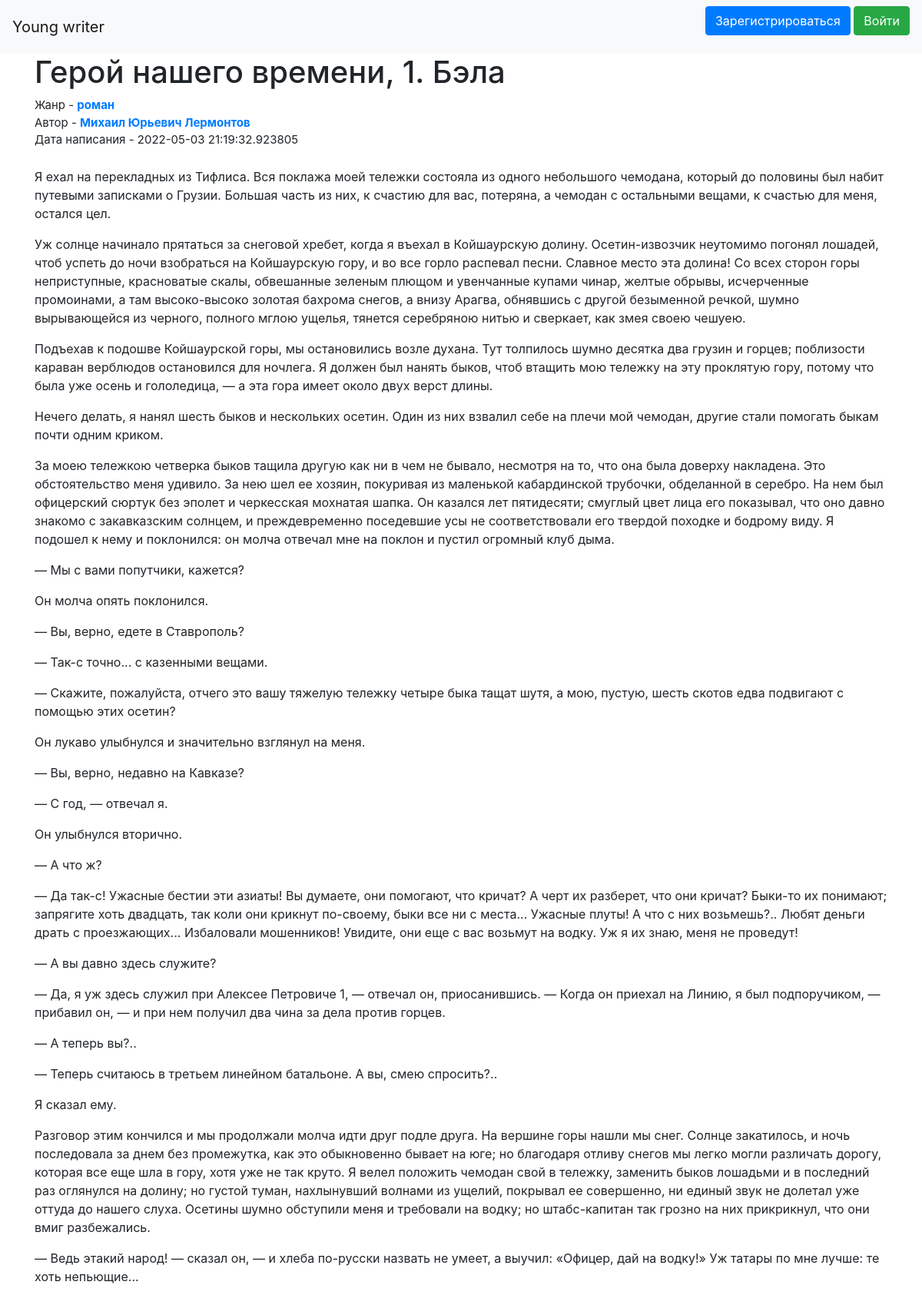
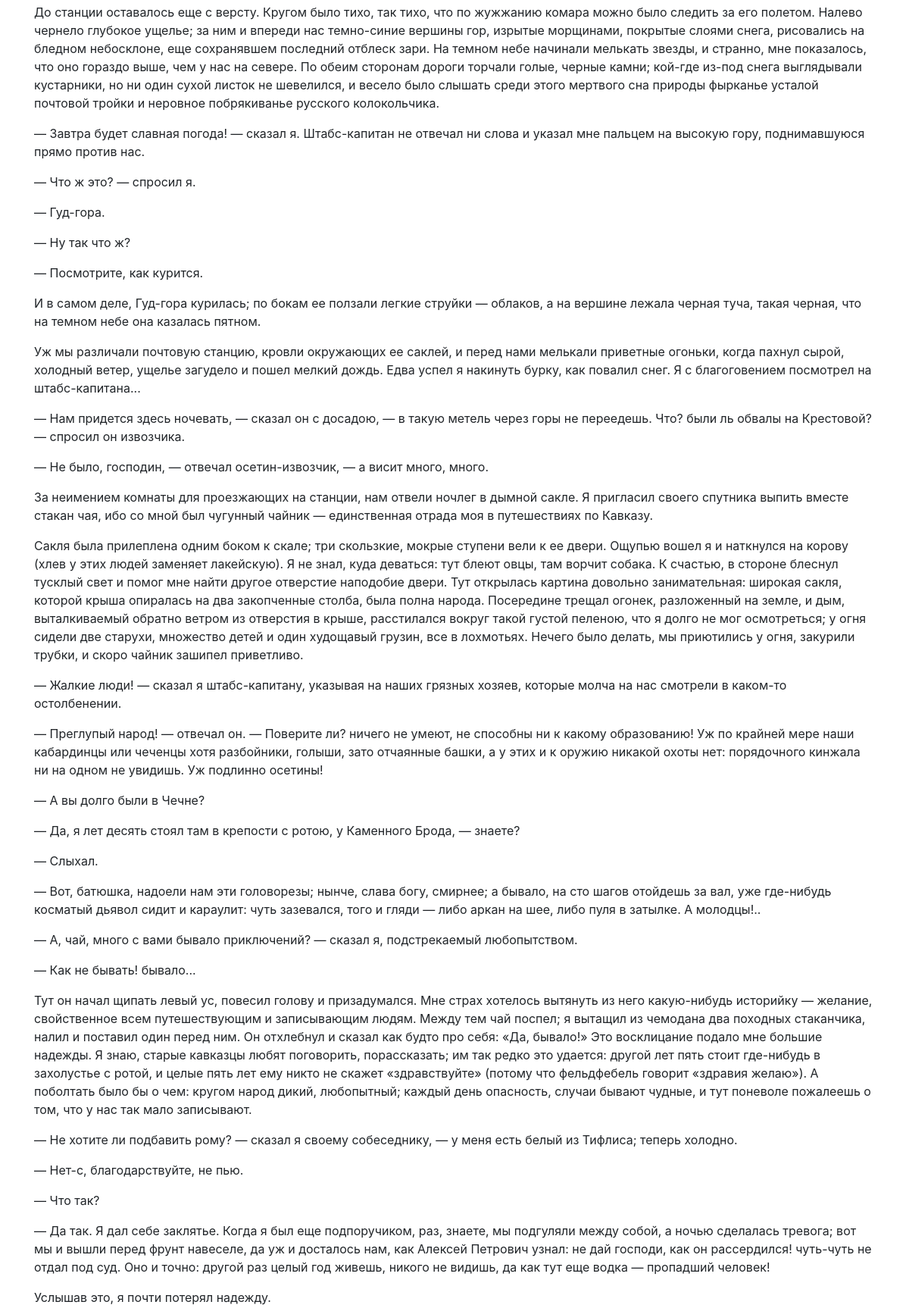
Screenshot of /texts/2 (upper part) with the database file from the repository (2 pictures, top to bottom).
### data/works.py (models this page shows)
class Works(SqlAlchemyBase, SerializerMixin):
    __tablename__ = 'works'
    datetime_format = '%d %B %Y'
    id = sqlalchemy.Column(sqlalchemy.Integer,
                           primary_key=True, autoincrement=True)
    title = sqlalchemy.Column(sqlalchemy.String, nullable=True)
    genre_id = sqlalchemy.Column(sqlalchemy.Integer,
                                sqlalchemy.ForeignKey("genres.id"))
    description = sqlalchemy.Column(sqlalchemy.String, nullable=True)
    content = sqlalchemy.Column(sqlalchemy.String, nullable=True)
    created_date = sqlalchemy.Column(sqlalchemy.DateTime,
                                     default=datetime.datetime.now())
    is_private = sqlalchemy.Column(sqlalchemy.Boolean, default=True)
    user_id = sqlalchemy.Column(sqlalchemy.Integer,
                                sqlalchemy.ForeignKey("users.id"))
    user = orm.relation('User')
    genre = orm.relation('Genre')

### data/genre.py (models this page shows)
class Genre(SqlAlchemyBase, SerializerMixin):
    __tablename__ = 'genres'
    id = sqlalchemy.Column(sqlalchemy.Integer, primary_key=True,
                           autoincrement=True)
    name = sqlalchemy.Column(sqlalchemy.String, nullable=True)
    news = orm.relation("Works", back_populates='genre')

### data/users.py (models this page shows, shortened)
class User(SqlAlchemyBase, UserMixin, SerializerMixin):
    __tablename__ = 'users'
    id = sqlalchemy.Column(sqlalchemy.Integer,
                           primary_key=True, autoincrement=True)
    name = sqlalchemy.Column(sqlalchemy.String, nullable=True)
    about = sqlalchemy.Column(sqlalchemy.String, nullable=True)
    email = sqlalchemy.Column(sqlalchemy.String,
                              index=True, unique=True, nullable=True)
    hashed_password = sqlalchemy.Column(sqlalchemy.String, nullable=True)
    created_date = sqlalchemy.Column(sqlalchemy.DateTime,
                                     default=datetime.datetime.now)
    news = orm.relation("Works", back_populates='user')

### main.py (the view)
@app.route('/texts/<int:work_id>')
def get_work(work_id):
    db_sess = db_session.create_session()
    work = db_sess.query(Works).get(work_id)
    work.content = work.content.split('\r\n')
    return render_template('text.html', work=work)

### data/db_session.py (called while the page is built)
def create_session() -> Session:
    global __factory
    return __factory()

### templates/text.html
{% extends "base.html" %}
{% block content %}
<h1>{{ work.title }}</h1>
<div style="font-size: 15px;">
    Жанр - <a href="/filtered_by_genre/{{ work.genre_id }}"><b>{{work.genre.name}}</b></a><br>
    Автор - <a href="/profile/{{ work.user_id }}"><b>{{work.user.name}}</b><a><br>
    Дата написания - {{work.created_date}}<br>
</div>
<br>
{% for paragraph in work.content %}
    <p style="word-wrap: break-word;">
        {{ paragraph }}
    </p>
{% endfor %}
{% endblock %}

### rows the page displays
Works: title "Герой нашего времени, 1. Бэла", created_date "2022-05-03 21:19:32.923805"
Genre: genre.name "роман"
User: user.name "Михаил Юрьевич Лермонтов"

### other values shown
{{ paragraph }} "Нечего делать, я нанял шесть быков и нескольких осетин. Один из них взвалил себе на плечи мой чемодан, другие стали помогать быкам почти одним криком." "— Мы с вами попутчики, кажется?" "Он молча опять поклонился." "— Вы, верно, едете в Ставрополь?" "— Так-с точно... с казенными вещами." "— Скажите, пожалуйста, отчего это вашу тяжелую тележку четыре быка тащат шутя, а мою, пустую, шесть скотов едва подвигают с помощью этих осетин?" "Он лукаво улыбнулся и значительно взглянул на меня." "— Вы, верно, недавно на Кавказе?" "— С год, — отвечал я." "Он улыбнулся вторично." "— А что ж?" "— А вы давно здесь служите?" "— Да, я уж здесь служил при Алексее Петровиче 1, — отвечал он, приосанившись. — Когда он приехал на Линию, я был подпоручиком, — прибавил он, — и при нем получил два чина за дела против горцев." "— А теперь вы?.." "— Теперь считаюсь в третьем линейном батальоне. А вы, смею спросить?.." "Я сказал ему." "— Ведь этакий народ! — сказал он, — и хлеба по-русски назвать не умеет, а выучил: «Офицер, дай на водку!» Уж татары по мне лучше: те хоть непьющие..." "— Завтра будет славная погода! — сказал я. Штабс-капитан не отвечал ни слова и указал мне пальцем на высокую гору, поднимавшуюся прямо против нас." "— Что ж это? — спросил я." "— Гуд-гора." "— Ну так что ж?" "— Посмотрите, как курится." "И в самом деле, Гуд-гора курилась; по бокам ее ползали легкие струйки — облаков, а на вершине лежала черная туча, такая черная, что на темном небе она казалась пятном." "— Нам придется здесь ночевать, — сказал он с досадою, — в такую метель через горы не переедешь. Что? были ль обвалы на Крестовой? — спросил он извозчика." "— Не было, господин, — отвечал осетин-извозчик, — а висит много, много." "— Жалкие люди! — сказал я штабс-капитану, указывая на наших грязных хозяев, которые молча на нас смотрели в каком-то остолбенении." "— А вы долго были в Чечне?" "— Да, я лет десять стоял там в крепости с ротою, у Каменного Брода, — знаете?" "— Слыхал." "— А, чай, много с вами бывало приключений? — сказал я, подстрекаемый любопытством." "— Как не бывать! бывало..." "— Не хотите ли подбавить рому? — сказал я своему собеседнику, — у меня есть белый из Тифлиса; теперь холодно." "— Нет-с, благодарствуйте, не пью." "— Что так?" "Услышав это, я почти потерял надежду."
